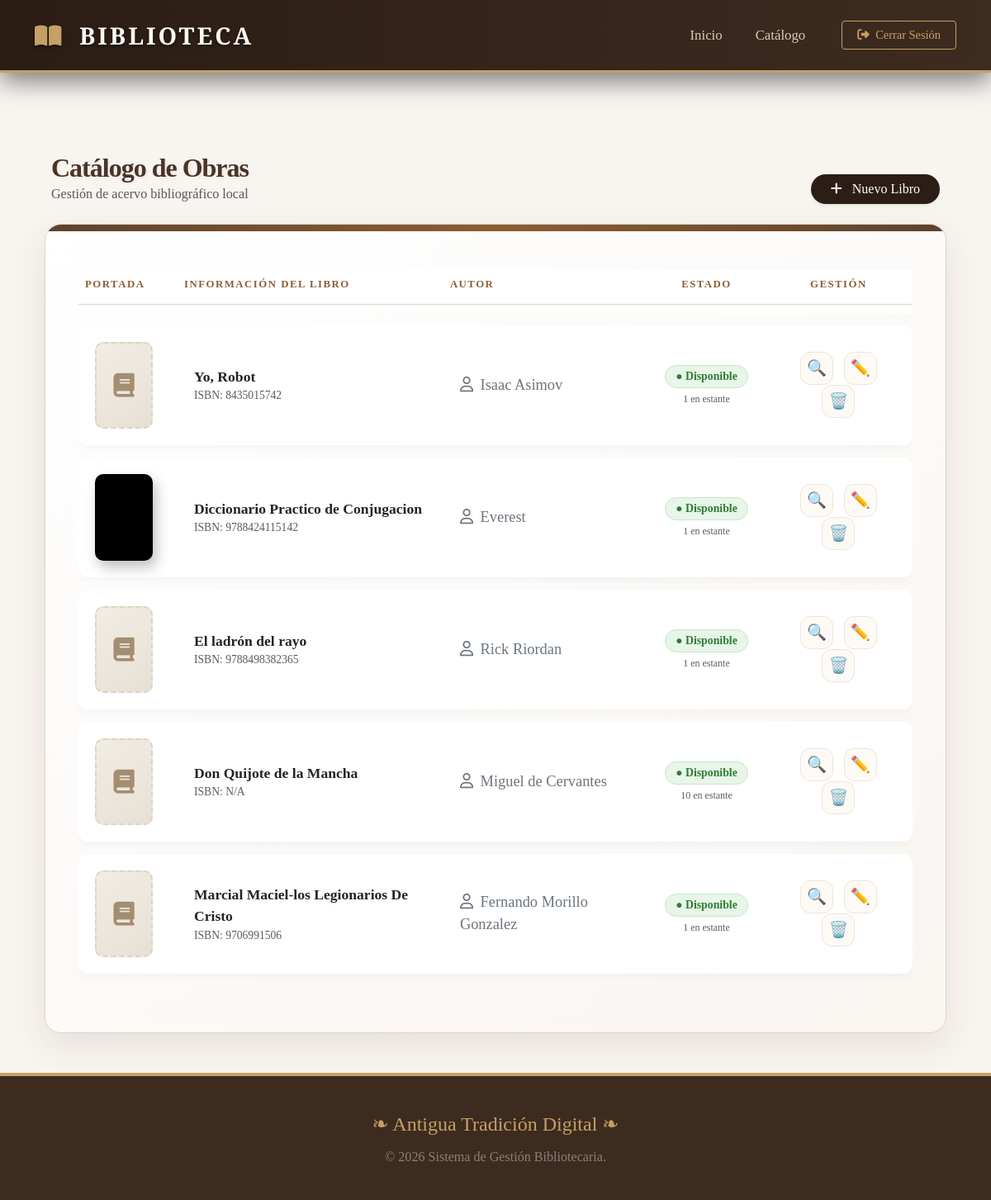
/libros_list/ (signed in), run on an earlier commit of the app's database.
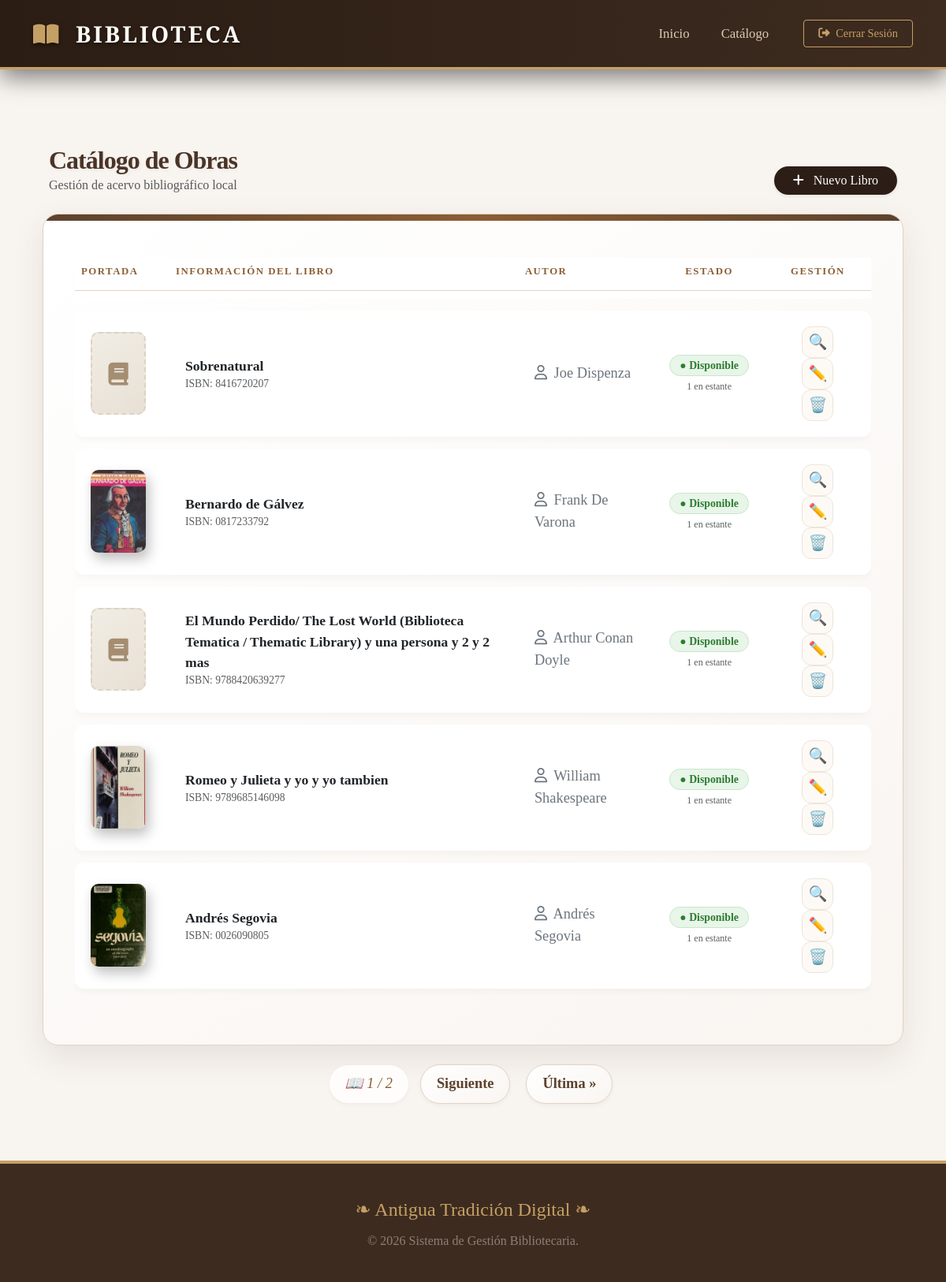
And on a later commit of the database.
### Gestion/models.py (models this page shows, shortened)
class Libro(models.Model):
    isbn_validator = RegexValidator(
        regex=r'^(\d{10}|\d{13})$',
        message="El ISBN debe tener exactamente 10 o 13 números."
    )
    titulo = models.CharField(max_length=200)
    isbn = models.CharField(
        max_length=13,
        unique=True,
        validators=[isbn_validator]
    )
    titulo = models.CharField(max_length=200)
    isbn = models.CharField(max_length=13, unique=True, null=True, blank=True)
    descripcion = models.TextField(blank=True, null=True)
    autor = models.ForeignKey(Autor, related_name="libros", on_delete=models.PROTECT)
    cantidad_total = models.PositiveIntegerField(default=1)
    ejemplares_disponibles = models.IntegerField(default=1)
    portada = models.ImageField(upload_to='portadas/', blank=True, null=True)
    disponible = models.BooleanField(default=True)

class Autor(models.Model):
    nombre = models.CharField(max_length=50)
    apellido = models.CharField(max_length=50)
    bibliografia = models.TextField(blank=True, null=True)
    class Meta:
        unique_together = ('nombre', 'apellido')
        verbose_name = "Autor"
        verbose_name_plural = "Autores"

### Gestion/views.py (the view)
# urls.py: path('libros_list/', LibroListView.as_view(), name='libro_list'),
class LibroListView(LoginRequiredMixin, ListView):
    model = Libro
    template_name = 'Gestion/templates/libro_view.html'
    context_object_name = 'libros'
    paginate_by = 5

### Gestion/templates/libro_view.html (shortened to what this page needs)
{% extends "index.html" %}
{% block contenido %}
<div class="container mt-5">
    <div class="d-flex justify-content-between align-items-end mb-4 px-2">
        <div>
            <h2 class="library-title m-0">Catálogo de Obras</h2>
            <p class="text-muted small mb-0">Gestión de acervo bibliográfico local</p>
        </div>
        {% if user.is_superuser or perms.Gestion.add_libro %}
        <a href="{% url 'crear_libro' %}" class="btn btn-dark shadow-sm px-4" style="background: #2c1e16; border: none; border-radius: 50px; transition: all 0.3s ease;">
            <i class="fas fa-plus me-2"></i> Nuevo Libro
        </a>
        {% endif %}
    </div>
    <div class="library-card">
        <div class="table-responsive">
            <table class="table align-middle">
                <thead>
                    <tr>
                        <th style="width: 120px;">Portada</th>
                        <th>Información del Libro</th>
                        <th>Autor</th>
                        <th class="text-center">Estado</th>
                        <th class="text-center">Gestión</th>
                    </tr>
                </thead>
                <tbody>
                    {% for libro in libros %}
                    <tr>
                        <td>
                            {% if libro.portada %}
                                <img src="{{ libro.portada.url }}" class="book-thumbnail" alt="Portada">
                            {% else %}
                                <div class="no-cover-placeholder">
                                    <i class="fas fa-book"></i>
                                </div>
                            {% endif %}
                        </td>
                        <td>
                            <div class="fw-bold text-dark" style="font-size: 1.1rem;">{{ libro.titulo }}</div>
                            <div class="text-muted x-small" style="font-size: 0.85rem;">ISBN: {{ libro.isbn|default:"N/A" }}</div>
                        </td>
                        <td>
                            <span class="text-secondary"><i class="far fa-user me-1"></i> {{ libro.autor.nombre }} {{ libro.autor.apellido }}</span>
                        </td>
                        <td class="text-center">
                            {% if libro.ejemplares_disponibles > 0 %}
                                <span class="badge" style="background: #e8f5e9; color: #2e7d32; border: 1px solid #c8e6c9; animation: pulse-available 2s infinite;">
                                    ● Disponible
                                </span>
                                <div class="text-muted mt-1" style="font-size: 0.75rem;">{{ libro.ejemplares_disponibles }} en estante</div>
                            {% else %}
                                <span class="badge" style="background: #ffebee; color: #c62828; border: 1px solid #ffcdd2;">
                                    ● Agotado
                                </span>
                            {% endif %}
                        </td>
                        <td class="text-center">
                            <a href="{% url 'libro_detalle' libro.pk %}" class="action-btn text-primary" title="Ver detalle">🔍</a>
                            {% if user.is_superuser or perms.Gestion.change_libro %}
                                <a href="{% url 'libro_editar' libro.pk %}" class="action-btn text-warning" title="Editar">✏️</a>
                            {% endif %}
                            {% if user.is_superuser or perms.Gestion.delete_libro %}
                                <a href="{% url 'libro_eliminar' libro.pk %}" class="action-btn text-danger" title="Eliminar">🗑️</a>
                            {% endif %}
                        </td>
                    </tr>
                    {% endfor %}
                </tbody>
            </table>
        </div>
    </div>
    {% if is_paginated %}
    <nav class="pagination-container py-4">
        <span class="page-current">
            {{ page_obj.number }} / {{ page_obj.paginator.num_pages }}
        </span>
        {% if page_obj.has_next %}
            <a href="?page={{ page_obj.next_page_number }}" class="btn-page">Siguiente</a>
            <a href="?page={{ page_obj.paginator.num_pages }}" class="btn-page">Última »</a>
        {% endif %}
    </nav>
    {% endif %}
</div>
{% endblock %}

### Gestion/templates/index.html (shortened to what this page needs)
<!DOCTYPE html>
<html lang="es">
<head>
    <link href="https://cdn.jsdelivr.net/npm/bootstrap@5.3.2/dist/css/bootstrap.min.css" rel="stylesheet">
    <link rel="stylesheet" href="https://cdnjs.cloudflare.com/ajax/libs/animate.css/4.1.1/animate.min.css"/>
    <link rel="stylesheet" href="https://cdnjs.cloudflare.com/ajax/libs/font-awesome/6.4.2/css/all.min.css">
</head>
<body>
<nav class="navbar navbar-expand-lg navbar-custom sticky-top animate__animated animate__fadeInDown">
    <div class="container">
        <a class="navbar-brand" href="{% url 'index' %}">
            <i class="fas fa-book-open me-2" style="color: var(--gold-accent);"></i> BIBLIOTECA
        </a>
        <div class="collapse navbar-collapse" id="navbarNav">
            <ul class="navbar-nav ms-auto align-items-center">
                {% if user.is_authenticated %}
                    <li class="nav-item">
                        <a class="nav-link" href="{% url 'index' %}">Inicio</a>
                    </li>
                    <li class="nav-item">
                        <a class="nav-link" href="{% url 'libro_list' %}">Catálogo</a>
                    </li>
                    <li class="nav-item ms-lg-4">
                        <form method="POST" action="{% url 'logout' %}" class="d-inline">
                            <button type="submit" class="btn-logout-nav">
                                <i class="fas fa-sign-out-alt me-1"></i> Cerrar Sesión
                            </button>
                        </form>
                    </li>
                {% endif %}
            </ul>
        </div>
    </div>
</nav>
<main class="container py-5">
    <div class="animate__animated animate__fadeIn" style="animation-delay: 0.2s;">
        {% block contenido %}
        {% endblock %}
    </div>
</main>
<footer>
    <div class="container">
        <div class="footer-logo">❧ Antigua Tradición Digital ❧</div>
        <p class="small opacity-75 mb-0">&copy; 2026 Sistema de Gestión Bibliotecaria.</p>
    </div>
</footer>
</body>
</html>

### Gestion/templates/index.html (style rules this page uses)
:root { --wood-dark: #3d2b1f; --wood-light: #5c422e; --gold-accent: #c5a065; --paper-bg: #f4eee0; --text-main: #2c1e16; }
body { background-color: var(--paper-bg); background-image: url("https://www.transparenttextures.com/patterns/natural-paper.png"); background-attachment: fixed; color: var(--text-main); font-family: 'EB Garamond', serif; font-size: 1.15rem; display: flex; flex-direction: column; min-height: 100vh; }
.navbar-custom { background: linear-gradient(to right, #2b1d14, #3d2b1f); border-bottom: 3px solid var(--gold-accent); box-shadow: 0 10px 30px rgba(0,0,0,0.5); padding: 1rem 0; position: relative; z-index: 1000; }
.navbar-brand { font-family: 'Playfair Display', serif; font-size: 1.8rem; font-weight: 700; color: #fdfaf5 !important; text-transform: uppercase; letter-spacing: 3px; text-shadow: 0 2px 4px rgba(0,0,0,0.5); }
.nav-link { color: #dccbb6 !important; margin: 0 12px; font-weight: 500; font-size: 1.05rem; position: relative; transition: color 0.3s ease; }
.nav-link::after { content: ''; position: absolute; width: 0; height: 2px; bottom: 0; left: 50%; background-color: var(--gold-accent); transition: all 0.3s ease; transform: translateX(-50%); }
.btn-logout-nav { border: 1px solid var(--gold-accent); color: var(--gold-accent); padding: 6px 18px; border-radius: 4px; font-size: 0.9rem; background: transparent; transition: all 0.3s; }
footer { margin-top: auto; background: var(--wood-dark); color: #a69b95; padding: 40px 0; border-top: 4px solid var(--gold-accent); text-align: center; position: relative; }
.footer-logo { font-family: 'Playfair Display', serif; font-size: 1.5rem; color: var(--gold-accent); margin-bottom: 10px; }
main { flex: 1; position: relative; }

What changed in the data, as far as the page shows it:
removed Libro: titulo "Yo, Robot", isbn "8435015742", autor.nombre "Isaac", autor.apellido "Asimov", ejemplares_disponibles "1"
removed Libro: portada (picture), titulo "Diccionario Practico de Conjugacion", isbn "9788424115142", autor.nombre "Everest", ejemplares_disponibles "1"
removed Libro: titulo "El ladrón del rayo", isbn "9788498382365", autor.nombre "Rick", autor.apellido "Riordan", ejemplares_disponibles "1"
removed Libro: titulo "Don Quijote de la Mancha", isbn "N/A", autor.nombre "Miguel", autor.apellido "de Cervantes", ejemplares_disponibles "10"
removed Libro: titulo "Marcial Maciel-los Legionarios De Cristo", isbn "9706991506", autor.nombre "Fernando", autor.apellido "Morillo Gonzalez", ejemplares_disponibles "1"
added Libro: titulo "Sobrenatural", isbn "8416720207", autor.nombre "Joe", autor.apellido "Dispenza", ejemplares_disponibles "1"
added Libro: portada (picture), titulo "Bernardo de Gálvez", isbn "0817233792", autor.nombre "Frank", autor.apellido "De Varona", ejemplares_disponibles "1"
added Libro: titulo "El Mundo Perdido/ The Lost World (Biblioteca Tematica / Thematic Library) y una persona y 2 y 2 mas", isbn "9788420639277", autor.nombre "Arthur", autor.apellido "Conan Doyle", ejemplares_disponibles "1"
added Libro: portada (picture), titulo "Romeo y Julieta y yo y yo tambien", isbn "9789685146098", autor.nombre "William", autor.apellido "Shakespeare", ejemplares_disponibles "1"
added Libro: portada (picture), titulo "Andrés Segovia", isbn "0026090805", autor.nombre "Andrés", autor.apellido "Segovia", ejemplares_disponibles "1"
Also different on the page:
{{ page_obj.number }}: (not shown) → "1"
{{ page_obj.paginator.num_pages }}: (not shown) → "2"
text now shown: "/ Siguiente Última »"
